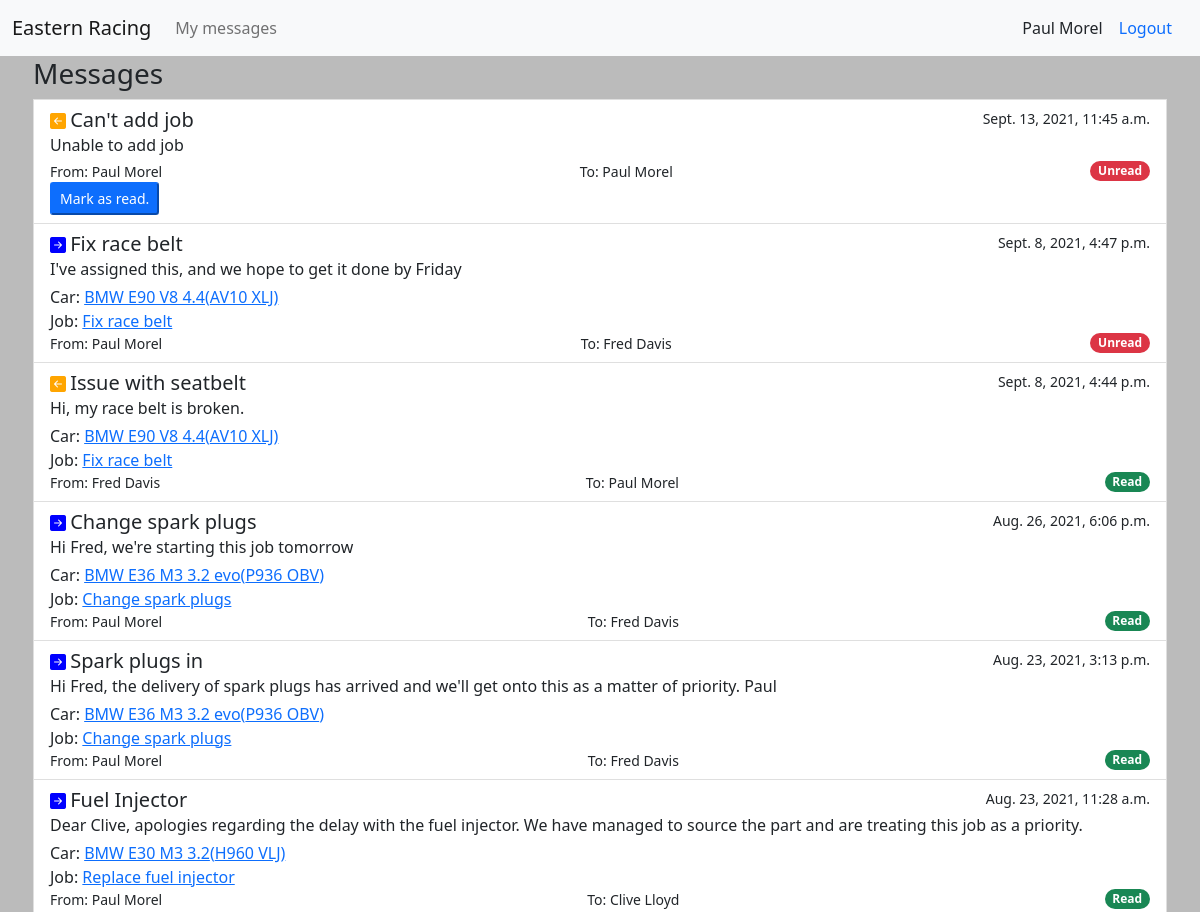
The app's page /message_list/ (signed in, upper part), older data.
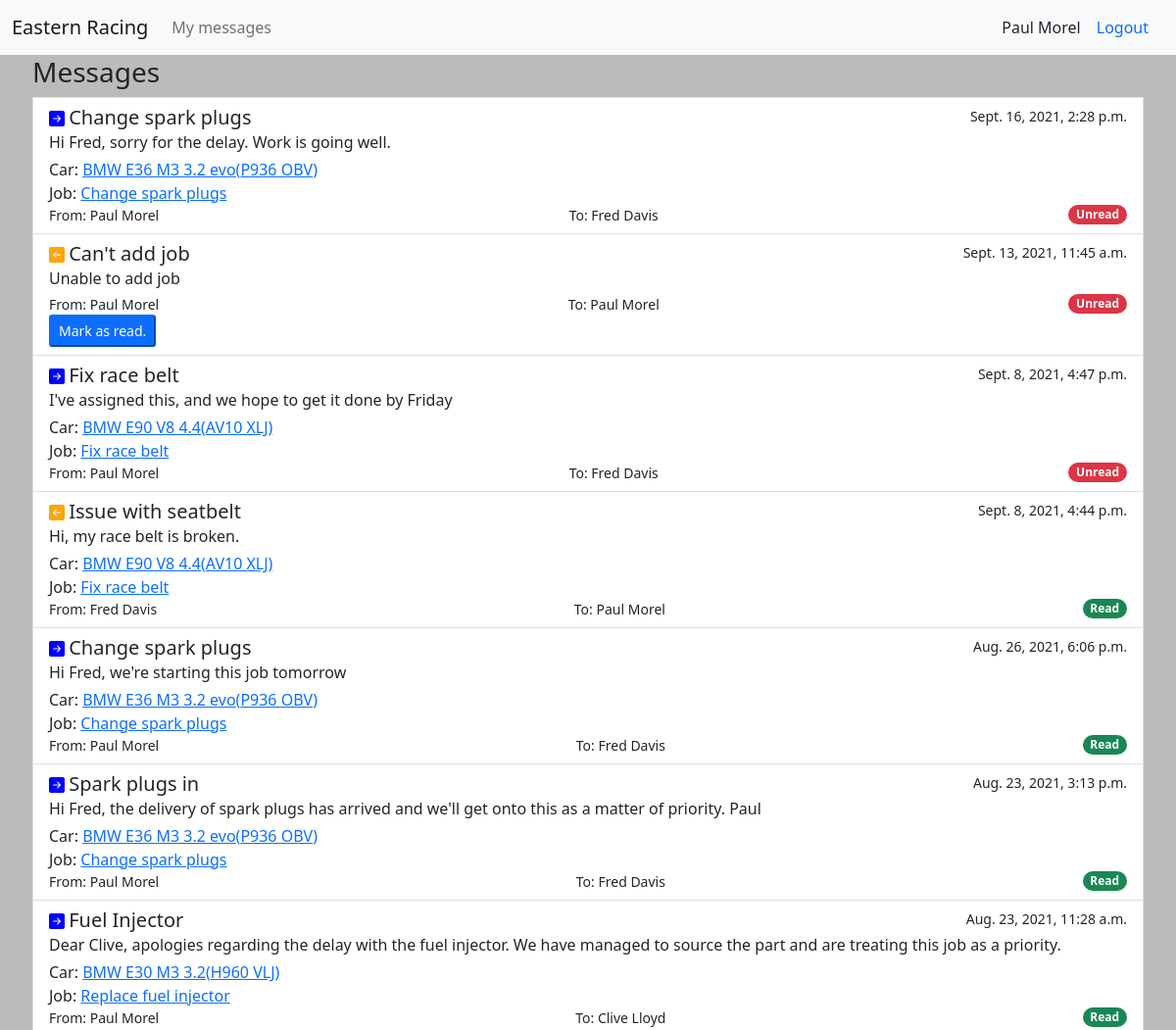
The same page, newer data.
### cars/models.py (models this page shows, shortened)
class Message(models.Model):
    sender = models.ForeignKey(User, on_delete=models.PROTECT, related_name='message_sender')
    recipient = models.ForeignKey(User, on_delete=models.PROTECT, related_name='message_recipient')
    car = models.ForeignKey(Car, on_delete=models.PROTECT, null=True, blank=True)
    job = models.ForeignKey(Job, on_delete=models.PROTECT, null=True, blank=True)
    subject = models.CharField(max_length=200)
    body = models.TextField()
    unread = models.BooleanField(default=True)
    created = models.DateTimeField(auto_now_add=True)

class Car(models.Model):
    model_name = models.CharField(max_length=200)
    year = models.IntegerField()
    reg = models.CharField(max_length=10)
    owner = models.ForeignKey(Customer, on_delete=models.PROTECT)
    notes = models.TextField()

class Job(models.Model):
    title = models.CharField(max_length=300)
    description = models.TextField()
    car = models.ForeignKey(Car, on_delete=models.PROTECT)
    employee = models.ForeignKey(Employee, on_delete=models.PROTECT, related_name='assigned_job')
    manager = models.ForeignKey(Manager, on_delete=models.PROTECT, related_name='supervised_job')
    in_progress = models.BooleanField(default=False)
    complete = models.BooleanField(default=False)
    paid = models.BooleanField(default=False)
    estimated_time = models.DurationField(default=timedelta())
    created = models.DateTimeField(auto_now_add=True)
    updated = models.DateTimeField(auto_now=True)
    expected_complete = models.DateTimeField(blank=True)
    invoiced = models.BooleanField(default=False)

### accounts/models.py (models this page shows)
class User(AbstractUser):
    pass
    def __str__(self):
        return f"{self.first_name} {self.last_name}"

### cars/views.py (the view)
# urls.py: path('message_list/', views.message_list, name='message-list'),
@login_required
def message_list(request):
    message_list = request.user.message_sender.all().union(request.user.message_recipient.all()).order_by('-created')
    context = {
        'message_list': message_list,
    }
    return render(request, 'cars/messages.html', context)

### car_mgmt/context_processors.py (called while the page is built)
def report_form(request):
    report_form = MessageForm(initial={'sender': request.user, 'recipient': Manager.objects.get(id=1).user})
    return {'report_form': report_form}

def login_form(request):
    login_form = AuthenticationForm()
    return {'login_form': login_form}

### cars/templates/cars/messages.html (shortened to what this page needs)
{% extends 'cars/base.html' %}
{% block content %}
<div class="list-group">
    <h3>Messages</h3>
    {% for message in message_list %}
    <div class="list-group-item list-group-item-action">
        <div class="d-flex w-100 justify-content-between">
            <div>
                {% if request.user.id == message.recipient.id %}
                    <i class="bi bi-arrow-left-square-fill" style="color:orange"></i>
                {% elif request.user == message.sender %}
                    <i class="bi bi-arrow-right-square-fill" style="color:blue"></i>
                {% endif %}
                <h5 class="mb-1 d-inline">{{ message.subject }}</h5><br>
            </div>
            <small>{{ message.created }}</small>
        </div>
        <p class="mb-1">{{ message.body }}</p>
        {% if message.car %}
            Car: <a href="{% url 'cars:car-overview' message.car.id %}">{{ message.car.model_name }}({{ message.car.reg }})</a><br>
        {% endif %}
        {% if message.job %}
            Job: <a href="{% url 'cars:job-details' message.job.id %}">{{ message.job.title }}</a><br>
        {% endif %}
        <div class="d-flex w-100 justify-content-between align-items-center">
            <small>From: {{ message.sender }}</small>
            <small>To: {{ message.recipient }}</small>
            {% if message.unread %}
                <span class="badge rounded-pill bg-danger">Unread</span>
            {% else %}
                <span class="badge rounded-pill bg-success">Read</span>
            {% endif %}
        </div>
        {% if request.user == message.recipient and message.unread %}
            <form action="{% url 'cars:message-read' %}" method="POST">
                <button class="btn-primary btn-sm">Mark as read.</button>
            </form>
        {% endif %}
    </div>
    {% endfor %}
</div>
{% endblock content %}

Row changes from the older to the newer data that the page shows:
added Message: subject "Change spark plugs", created "Sept. 16, 2021, 2:28 p.m.", body "Hi Fred, sorry for the delay. Work is going well.", car.model_name "BMW E36 M3 3.2 evo", car.reg "P936 OBV", job "Change spark plugs", sender "Paul Morel", recipient "Fred Davis", unread "Unread"
